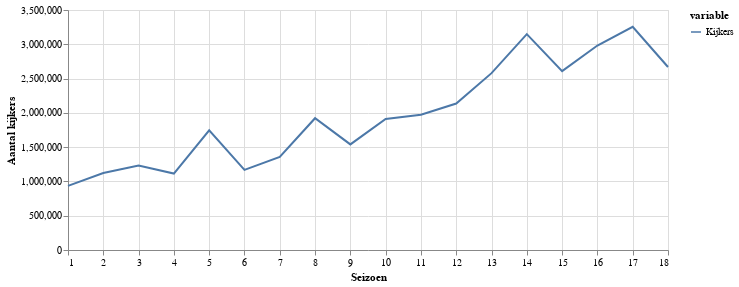

The notebook cell saved with this chart:
### Markdown cell above
## Kijkcijfers

Even een opwarmertje, en voor KRO/NCRV belangrijk: hoe populair is het programma? In onderstaande grafiek zie je de kijkcijfers van de meest populaire aflevering, per seizoen. Begon het programma nog met 1 miljoen kijkers, inmiddels zitten we aan meer dan 3 miljoen. Dit lijkt momenteel ook het maximum te zijn.

### Code cell
temp = pd.DataFrame({'Kijkers': viewerlist})
temp.index = temp.index + 1
show_progress(temp, [1, 18], 'Seizoen', 'Aantal kijkers')

### Figure 1 — Vega-Lite specification as saved in the notebook (floating-point values rounded to 4 significant figures)
{"$schema": "https://vega.github.io/schema/vega-lite/v2.6.0.json", "config": {"view": {"height": 300, "width": 400}}, "data": {"name": "data-703bf4fa04c958bb2055f5ec81d3cf0b"}, "datasets": {"data-703bf4fa04c958bb2055f5ec81d3cf0b": [{"value": 936000, "variable": "Kijkers", "x": 1}, {"value": 1122000, "variable": "Kijkers", "x": 2}, {"value": 1233000, "variable": "Kijkers", "x": 3}, {"value": 1115000, "variable": "Kijkers", "x": 4}, {"value": 1745000, "variable": "Kijkers", "x": 5}, {"value": 1168000, "variable": "Kijkers", "x": 6}, {"value": 1358000, "variable": "Kijkers", "x": 7}, {"value": 1922000, "variable": "Kijkers", "x": 8}, {"value": 1540000, "variable": "Kijkers", "x": 9}, {"value": 1912000, "variable": "Kijkers", "x": 10}, {"value": 1973000, "variable": "Kijkers", "x": 11}, {"value": 2136000, "variable": "Kijkers", "x": 12}, {"value": 2579000, "variable": "Kijkers", "x": 13}, {"value": 3148000, "variable": "Kijkers", "x": 14}, {"value": 2609000, "variable": "Kijkers", "x": 15}, {"value": 2982000, "variable": "Kijkers", "x": 16}, {"value": 3254000, "variable": "Kijkers", "x": 17}, {"value": 2669000, "variable": "Kijkers", "x": 18}]}, "encoding": {"color": {"field": "variable", "type": "nominal"}, "x": {"axis": {"domain": true}, "field": "x", "scale": {"domain": [1, 18]}, "title": "Seizoen", "type": "quantitative"}, "y": {"field": "value", "title": "Aantal kijkers", "type": "quantitative"}}, "height": 240, "mark": "line", "width": 600}
